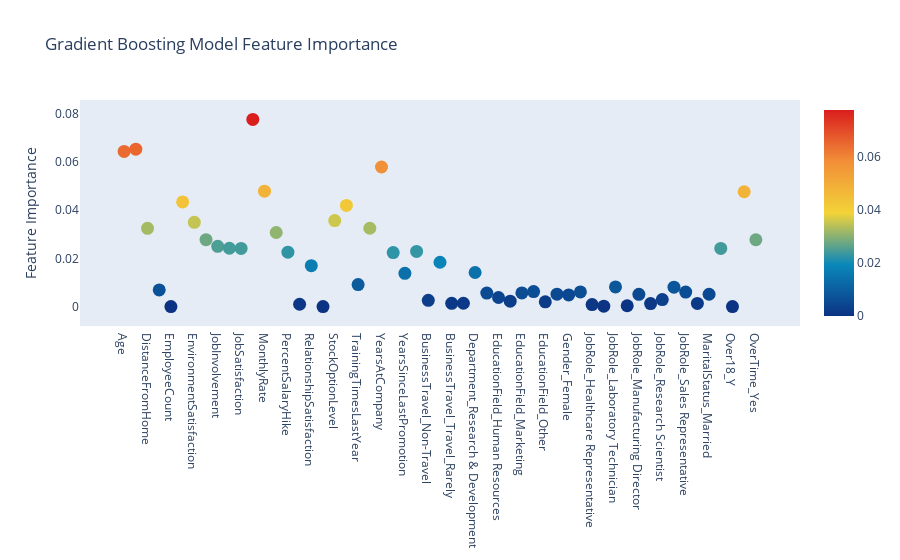

Notebook code for this chart:
### Code cell
# Scatter plot 
trace = go.Scatter(
    y = gb.feature_importances_,
    x = attrition_final.columns.values,
    mode='markers',
    marker=dict(
        sizemode = 'diameter',
        sizeref = 1,
        size = 13,
        #size= rf.feature_importances_,
        #color = np.random.randn(500), #set color equal to a variable
        color = gb.feature_importances_,
        colorscale='Portland',
        showscale=True
    ),
    text = attrition_final.columns.values
)
data = [trace]

layout= go.Layout(
    autosize= True,
    title= 'Gradient Boosting Model Feature Importance',
    hovermode= 'closest',
     xaxis= dict(
         ticklen= 5,
         showgrid=False,
        zeroline=False,
        showline=False
     ),
    yaxis=dict(
        title= 'Feature Importance',
        showgrid=False,
        zeroline=False,
        ticklen= 5,
        gridwidth= 2
    ),
    showlegend= False
)
fig = go.Figure(data=data, layout=layout)
py.iplot(fig,filename='scatter')

### Figure 1 — Plotly figure (JSON) as saved in the notebook; plotly's stock layout.template omitted (floating-point values rounded to 4 significant figures)
{"data": [{"marker": {"color": [0.06441, 0.06533, 0.03247, 0.006909, 0, 0.04344, 0.03498, 0.02775, 0.02501, 0.02422, 0.02415, 0.07768, 0.0479, 0.03074, 0.0226, 0.0009651, 0.01697, 0, 0.03568, 0.042, 0.009113, 0.0325, 0.05794, 0.02243, 0.01378, 0.02291, 0.002593, 0.01839, 0.001365, 0.001372, 0.01414, 0.005591, 0.003757, 0.002227, 0.005647, 0.006246, 0.001957, 0.005134, 0.004838, 0.00607, 0.0008403, 0.0001595, 0.008171, 0.0003342, 0.00508, 0.001231, 0.002918, 0.008065, 0.006026, 0.0013, 0.005122, 0.02414, 0, 0.04767, 0.02773], "colorscale": [[0, "rgb(12,51,131)"], [0.25, "rgb(10,136,186)"], [0.5, "rgb(242,211,56)"], [0.75, "rgb(242,143,56)"], [1, "rgb(217,30,30)"]], "showscale": true, "size": 13, "sizemode": "diameter", "sizeref": 1}, "mode": "markers", "text": ["Age", "DailyRate", "DistanceFromHome", "Education", "EmployeeCount", "EmployeeNumber", "EnvironmentSatisfaction", "HourlyRate", "JobInvolvement", "JobLevel", "JobSatisfaction", "MonthlyIncome", "MonthlyRate", "NumCompaniesWorked", "PercentSalaryHike", "PerformanceRating", "RelationshipSatisfaction", "StandardHours", "StockOptionLevel", "TotalWorkingYears", "TrainingTimesLastYear", "WorkLifeBalance", "YearsAtCompany", "YearsInCurrentRole", "YearsSinceLastPromotion", "YearsWithCurrManager", "BusinessTravel_Non-Travel", "BusinessTravel_Travel_Frequently", "BusinessTravel_Travel_Rarely", "Department_Human Resources", "Department_Research & Development", "Department_Sales", "EducationField_Human Resources", "EducationField_Life Sciences", "EducationField_Marketing", "EducationField_Medical", "EducationField_Other", "EducationField_Technical Degree", "Gender_Female", "Gender_Male", "JobRole_Healthcare Representative", "JobRole_Human Resources", "JobRole_Laboratory Technician", "JobRole_Manager", "JobRole_Manufacturing Director", "JobRole_Research Director", "JobRole_Research Scientist", "JobRole_Sales Executive", "JobRole_Sales Representative", "MaritalStatus_Divorced", "MaritalStatus_Married", "MaritalStatus_Single", "Over18_Y", "OverTime_No", "OverTime_Yes"], "type": "scatter", "x": ["Age", "DailyRate", "DistanceFromHome", "Education", "EmployeeCount", "EmployeeNumber", "EnvironmentSatisfaction", "HourlyRate", "JobInvolvement", "JobLevel", "JobSatisfaction", "MonthlyIncome", "MonthlyRate", "NumCompaniesWorked", "PercentSalaryHike", "PerformanceRating", "RelationshipSatisfaction", "StandardHours", "StockOptionLevel", "TotalWorkingYears", "TrainingTimesLastYear", "WorkLifeBalance", "YearsAtCompany", "YearsInCurrentRole", "YearsSinceLastPromotion", "YearsWithCurrManager", "BusinessTravel_Non-Travel", "BusinessTravel_Travel_Frequently", "BusinessTravel_Travel_Rarely", "Department_Human Resources", "Department_Research & Development", "Department_Sales", "EducationField_Human Resources", "EducationField_Life Sciences", "EducationField_Marketing", "EducationField_Medical", "EducationField_Other", "EducationField_Technical Degree", "Gender_Female", "Gender_Male", "JobRole_Healthcare Representative", "JobRole_Human Resources", "JobRole_Laboratory Technician", "JobRole_Manager", "JobRole_Manufacturing Director", "JobRole_Research Director", "JobRole_Research Scientist", "JobRole_Sales Executive", "JobRole_Sales Representative", "MaritalStatus_Divorced", "MaritalStatus_Married", "MaritalStatus_Single", "Over18_Y", "OverTime_No", "OverTime_Yes"], "y": [0.06441, 0.06533, 0.03247, 0.006909, 0, 0.04344, 0.03498, 0.02775, 0.02501, 0.02422, 0.02415, 0.07768, 0.0479, 0.03074, 0.0226, 0.0009651, 0.01697, 0, 0.03568, 0.042, 0.009113, 0.0325, 0.05794, 0.02243, 0.01378, 0.02291, 0.002593, 0.01839, 0.001365, 0.001372, 0.01414, 0.005591, 0.003757, 0.002227, 0.005647, 0.006246, 0.001957, 0.005134, 0.004838, 0.00607, 0.0008403, 0.0001595, 0.008171, 0.0003342, 0.00508, 0.001231, 0.002918, 0.008065, 0.006026, 0.0013, 0.005122, 0.02414, 0, 0.04767, 0.02773]}], "layout": {"autosize": true, "hovermode": "closest", "showlegend": false, "title": {"text": "Gradient Boosting Model Feature Importance"}, "xaxis": {"showgrid": false, "showline": false, "ticklen": 5, "zeroline": false}, "yaxis": {"gridwidth": 2, "showgrid": false, "ticklen": 5, "title": {"text": "Feature Importance"}, "zeroline": false}}}
